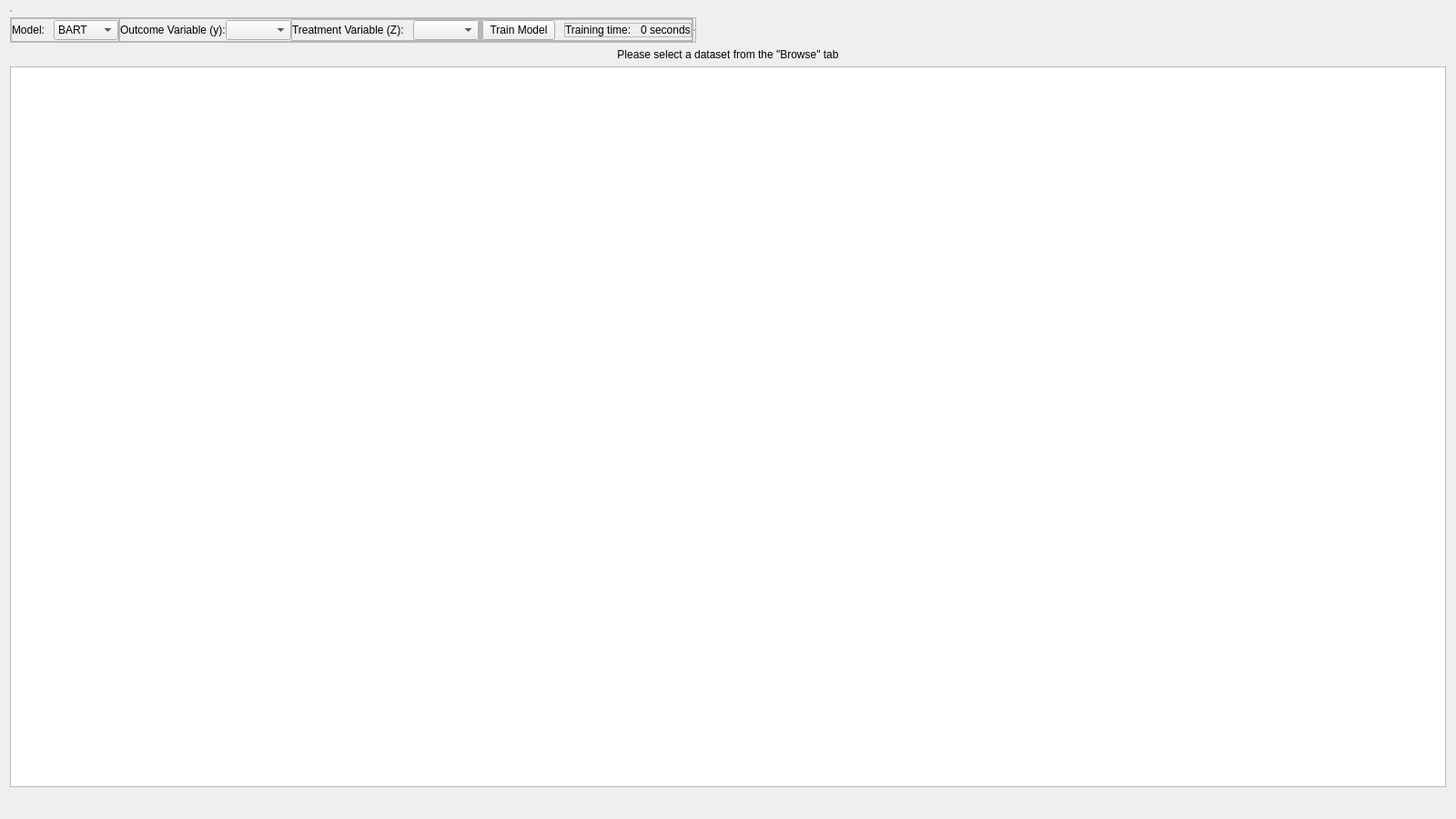
<?xml version="1.0" encoding="UTF-8"?>
<ui version="4.0">
 <class>AnalyzeTab</class>
 <widget class="QWidget" name="AnalyzeTab">
  <property name="geometry">
   <rect>
    <x>0</x>
    <y>0</y>
    <width>1600</width>
    <height>900</height>
   </rect>
  </property>
  <property name="baseSize">
   <size>
    <width>1600</width>
    <height>900</height>
   </size>
  </property>
  <layout class="QVBoxLayout" name="verticalLayout">
   <item>
    <widget class="QFrame" name="frame_2">
     <property name="sizePolicy">
      <sizepolicy hsizetype="Fixed" vsizetype="Preferred">
       <horstretch>0</horstretch>
       <verstretch>0</verstretch>
      </sizepolicy>
     </property>
     <property name="frameShape">
      <enum>QFrame::Shape::StyledPanel</enum>
     </property>
     <property name="frameShadow">
      <enum>QFrame::Shadow::Raised</enum>
     </property>
     <layout class="QHBoxLayout" name="horizontalLayout_2">
      <property name="spacing">
       <number>0</number>
      </property>
      <property name="leftMargin">
       <number>0</number>
      </property>
      <property name="topMargin">
       <number>0</number>
      </property>
      <property name="rightMargin">
       <number>0</number>
      </property>
      <property name="bottomMargin">
       <number>0</number>
      </property>
     </layout>
    </widget>
   </item>
   <item>
    <widget class="QFrame" name="frame_3">
     <property name="sizePolicy">
      <sizepolicy hsizetype="Fixed" vsizetype="Fixed">
       <horstretch>0</horstretch>
       <verstretch>0</verstretch>
      </sizepolicy>
     </property>
     <property name="frameShape">
      <enum>QFrame::Shape::StyledPanel</enum>
     </property>
     <property name="frameShadow">
      <enum>QFrame::Shadow::Raised</enum>
     </property>
     <layout class="QHBoxLayout" name="horizontalLayout_3">
      <property name="spacing">
       <number>0</number>
      </property>
      <property name="leftMargin">
       <number>0</number>
      </property>
      <property name="topMargin">
       <number>0</number>
      </property>
      <property name="rightMargin">
       <number>0</number>
      </property>
      <property name="bottomMargin">
       <number>0</number>
      </property>
      <item>
       <widget class="QFrame" name="frame_5">
        <property name="frameShape">
         <enum>QFrame::Shape::StyledPanel</enum>
        </property>
        <property name="frameShadow">
         <enum>QFrame::Shadow::Raised</enum>
        </property>
        <layout class="QHBoxLayout" name="horizontalLayout_5">
         <property name="spacing">
          <number>10</number>
         </property>
         <property name="leftMargin">
          <number>0</number>
         </property>
         <property name="topMargin">
          <number>0</number>
         </property>
         <property name="rightMargin">
          <number>0</number>
         </property>
         <property name="bottomMargin">
          <number>0</number>
         </property>
         <item>
          <widget class="QLabel" name="modelLabel">
           <property name="text">
            <string>Model:</string>
           </property>
          </widget>
         </item>
         <item>
          <widget class="QComboBox" name="modelComboBox">
           <item>
            <property name="text">
             <string>BART</string>
            </property>
           </item>
           <item>
            <property name="text">
             <string>XBART</string>
            </property>
           </item>
           <item>
            <property name="text">
             <string>BCF</string>
            </property>
           </item>
           <item>
            <property name="text">
             <string>XBCF</string>
            </property>
           </item>
          </widget>
         </item>
        </layout>
       </widget>
      </item>
      <item>
       <widget class="QFrame" name="frame">
        <property name="sizePolicy">
         <sizepolicy hsizetype="Fixed" vsizetype="Fixed">
          <horstretch>0</horstretch>
          <verstretch>0</verstretch>
         </sizepolicy>
        </property>
        <property name="styleSheet">
         <string notr="true"/>
        </property>
        <property name="frameShape">
         <enum>QFrame::Shape::StyledPanel</enum>
        </property>
        <property name="frameShadow">
         <enum>QFrame::Shadow::Raised</enum>
        </property>
        <layout class="QHBoxLayout" name="horizontalLayout">
         <property name="spacing">
          <number>0</number>
         </property>
         <property name="leftMargin">
          <number>0</number>
         </property>
         <property name="topMargin">
          <number>0</number>
         </property>
         <property name="rightMargin">
          <number>0</number>
         </property>
         <property name="bottomMargin">
          <number>0</number>
         </property>
         <item>
          <widget class="QLabel" name="label">
           <property name="text">
            <string>Outcome Variable (y):</string>
           </property>
          </widget>
         </item>
         <item>
          <widget class="QComboBox" name="outcomeComboBox"/>
         </item>
         <item>
          <widget class="QFrame" name="treatmentFrame">
           <property name="sizePolicy">
            <sizepolicy hsizetype="Fixed" vsizetype="Fixed">
             <horstretch>0</horstretch>
             <verstretch>0</verstretch>
            </sizepolicy>
           </property>
           <property name="frameShape">
            <enum>QFrame::Shape::StyledPanel</enum>
           </property>
           <property name="frameShadow">
            <enum>QFrame::Shadow::Raised</enum>
           </property>
           <layout class="QHBoxLayout" name="horizontalLayout_9">
            <property name="spacing">
             <number>10</number>
            </property>
            <property name="leftMargin">
             <number>0</number>
            </property>
            <property name="topMargin">
             <number>0</number>
            </property>
            <property name="rightMargin">
             <number>0</number>
            </property>
            <property name="bottomMargin">
             <number>0</number>
            </property>
            <item>
             <widget class="QLabel" name="treatmentLabel">
              <property name="text">
               <string>Treatment Variable (Z):</string>
              </property>
             </widget>
            </item>
            <item>
             <widget class="QComboBox" name="treatmentComboBox"/>
            </item>
           </layout>
          </widget>
         </item>
        </layout>
       </widget>
      </item>
      <item>
       <widget class="QFrame" name="frame_9">
        <property name="sizePolicy">
         <sizepolicy hsizetype="Fixed" vsizetype="Fixed">
          <horstretch>0</horstretch>
          <verstretch>0</verstretch>
         </sizepolicy>
        </property>
        <property name="frameShape">
         <enum>QFrame::Shape::StyledPanel</enum>
        </property>
        <property name="frameShadow">
         <enum>QFrame::Shadow::Raised</enum>
        </property>
        <layout class="QHBoxLayout" name="horizontalLayout_6">
         <property name="spacing">
          <number>10</number>
         </property>
         <property name="leftMargin">
          <number>0</number>
         </property>
         <property name="topMargin">
          <number>0</number>
         </property>
         <property name="rightMargin">
          <number>0</number>
         </property>
         <property name="bottomMargin">
          <number>0</number>
         </property>
         <item>
          <widget class="QFrame" name="frame_6">
           <property name="sizePolicy">
            <sizepolicy hsizetype="Fixed" vsizetype="Fixed">
             <horstretch>0</horstretch>
             <verstretch>0</verstretch>
            </sizepolicy>
           </property>
           <property name="frameShape">
            <enum>QFrame::Shape::StyledPanel</enum>
           </property>
           <property name="frameShadow">
            <enum>QFrame::Shadow::Raised</enum>
           </property>
           <layout class="QHBoxLayout" name="horizontalLayout_7">
            <property name="spacing">
             <number>10</number>
            </property>
            <property name="leftMargin">
             <number>0</number>
            </property>
            <property name="topMargin">
             <number>0</number>
            </property>
            <property name="rightMargin">
             <number>0</number>
            </property>
            <property name="bottomMargin">
             <number>0</number>
            </property>
            <item>
             <widget class="QPushButton" name="trainButton">
              <property name="sizePolicy">
               <sizepolicy hsizetype="Fixed" vsizetype="Fixed">
                <horstretch>0</horstretch>
                <verstretch>0</verstretch>
               </sizepolicy>
              </property>
              <property name="text">
               <string>Train Model</string>
              </property>
             </widget>
            </item>
            <item>
             <widget class="QFrame" name="frame_7">
              <property name="sizePolicy">
               <sizepolicy hsizetype="Fixed" vsizetype="Fixed">
                <horstretch>0</horstretch>
                <verstretch>0</verstretch>
               </sizepolicy>
              </property>
              <property name="frameShape">
               <enum>QFrame::Shape::StyledPanel</enum>
              </property>
              <property name="frameShadow">
               <enum>QFrame::Shadow::Raised</enum>
              </property>
              <layout class="QHBoxLayout" name="horizontalLayout_8">
               <property name="spacing">
                <number>10</number>
               </property>
               <property name="leftMargin">
                <number>0</number>
               </property>
               <property name="topMargin">
                <number>0</number>
               </property>
               <property name="rightMargin">
                <number>0</number>
               </property>
               <property name="bottomMargin">
                <number>0</number>
               </property>
               <item>
                <widget class="QLabel" name="trainingTimeLabel">
                 <property name="sizePolicy">
                  <sizepolicy hsizetype="Fixed" vsizetype="Preferred">
                   <horstretch>0</horstretch>
                   <verstretch>0</verstretch>
                  </sizepolicy>
                 </property>
                 <property name="text">
                  <string>Training time:</string>
                 </property>
                </widget>
               </item>
               <item>
                <widget class="QLabel" name="trainingTimeValue">
                 <property name="sizePolicy">
                  <sizepolicy hsizetype="Fixed" vsizetype="Preferred">
                   <horstretch>0</horstretch>
                   <verstretch>0</verstretch>
                  </sizepolicy>
                 </property>
                 <property name="text">
                  <string>0 seconds</string>
                 </property>
                </widget>
               </item>
              </layout>
             </widget>
            </item>
           </layout>
          </widget>
         </item>
        </layout>
       </widget>
      </item>
      <item>
       <widget class="QFrame" name="frame_4">
        <property name="sizePolicy">
         <sizepolicy hsizetype="Preferred" vsizetype="Fixed">
          <horstretch>0</horstretch>
          <verstretch>0</verstretch>
         </sizepolicy>
        </property>
        <property name="frameShape">
         <enum>QFrame::Shape::StyledPanel</enum>
        </property>
        <property name="frameShadow">
         <enum>QFrame::Shadow::Raised</enum>
        </property>
        <layout class="QHBoxLayout" name="horizontalLayout_4">
         <property name="spacing">
          <number>10</number>
         </property>
         <property name="leftMargin">
          <number>0</number>
         </property>
         <property name="topMargin">
          <number>0</number>
         </property>
         <property name="rightMargin">
          <number>0</number>
         </property>
         <property name="bottomMargin">
          <number>0</number>
         </property>
        </layout>
       </widget>
      </item>
     </layout>
    </widget>
   </item>
   <item>
    <widget class="QLabel" name="no_dataset_label">
     <property name="text">
      <string>Please select a dataset from the &quot;Browse&quot; tab</string>
     </property>
     <property name="alignment">
      <set>Qt::AlignmentFlag::AlignCenter</set>
     </property>
    </widget>
   </item>
   <item>
    <widget class="QTableView" name="analytics_viewer">
     <property name="sortingEnabled">
      <bool>true</bool>
     </property>
    </widget>
   </item>
   <item>
    <widget class="QWidget" name="toolbar" native="true">
     <layout class="QHBoxLayout" name="toolbar_layout"/>
    </widget>
   </item>
  </layout>
 </widget>
 <resources/>
 <connections/>
</ui>
